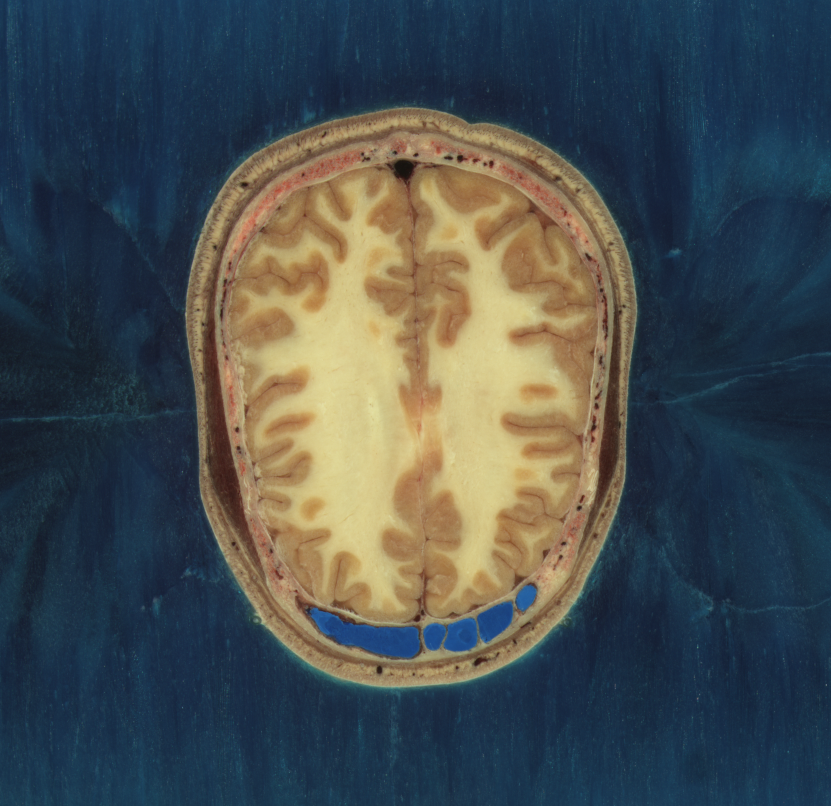
#> input picture HW6 - Registration & Segmentation/Color_MRI.png, 831 x 806 px
$ jupyter execute Part3.ipynb
#> lines starting #> are read from the running program, lines starting #| are printed output that depends on the picture; after the words box and inside, x2 and y2 are one past the last pixel; in counts of white or black regions, pixels touching at a corner belong together
[cell 1]
import matplotlib.pyplot as plt
import numpy as np
import cv2 as cv

## Secton 1

[cell 2]
img = cv.imread("Color_MRI.png", cv.IMREAD_GRAYSCALE)
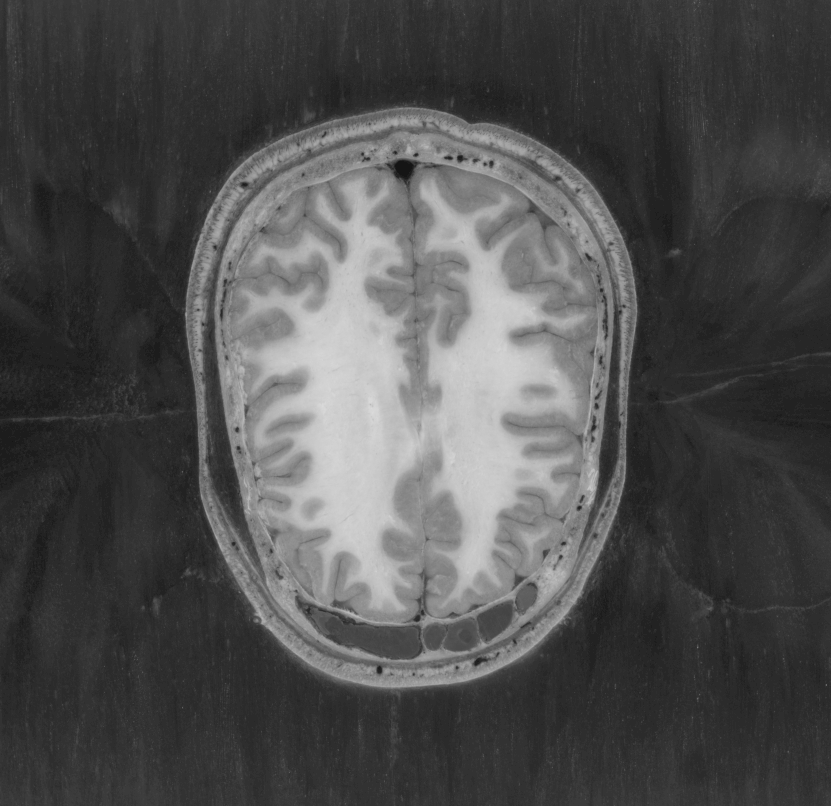
#> img: shape (806, 831); min 21, max 218, mean 78.4
plt.figure(figsize=(5, 5))
plt.imshow(img, cmap='gray', vmin=0, vmax=255);

## Secton 2

[cell 3]
white = (375, 375)
gray = (375, 175)
tmp = img.copy()
fig, ax = plt.subplots(figsize=(5, 5))
ax.imshow(tmp, cmap='gray', vmin=0, vmax=255);
ax.add_patch(plt.Circle(white, 3, color = 'w'))
ax.add_patch(plt.Circle(gray, 3, color = 'k'));
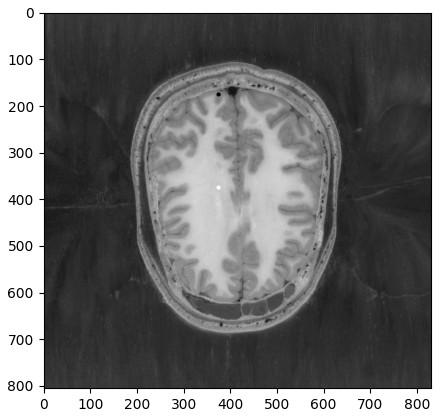
#> figure drawn by matplotlib, 1 panel

## Secton 3

[cell 4]
seed_image = np.zeros(img.shape, dtype=np.uint8)
seed_image[white[1], white[0]] = 255
seed_image[gray[1], gray[0]] = 100
plt.figure(figsize = (10, 10))
plt.imshow(seed_image, cmap='gray', vmin=0, vmax=255);

## Secton 4

[cell 5]
element = np.array([[0, 1, 0], [1, 1, 1], [0, 1, 0]], dtype=np.uint8)

def region_growing(img, seed_image, seed_value=255, mode='constant', diff=35, element=element):
#> called with seed_value = 255, mode = 'variable', diff = 35, element = array of shape (3, 3)
    tmp = np.zeros(img.shape, dtype=np.uint8)
    step = 0
    for i in range(img.shape[0]):
        for j in range(img.shape[1]):
            if seed_image[i, j] != seed_value:
                continue

            tmp[i, j] = 1
            thresh = img[i, j]
            resume = True
            while resume:

                expanded_img = cv.dilate(tmp, element, iterations=1)
                neighbors = np.subtract(expanded_img, tmp)
                neighbors = neighbors * (np.abs(np.subtract(img, thresh, dtype=np.float32)) < diff).astype(np.uint8)
                tmp  += neighbors
                if np.count_nonzero(neighbors) == 0:
                    resume = False
                if mode == 'variable':
                    thresh = np.sum(img * tmp) / np.count_nonzero(tmp)
                step += 1

            break
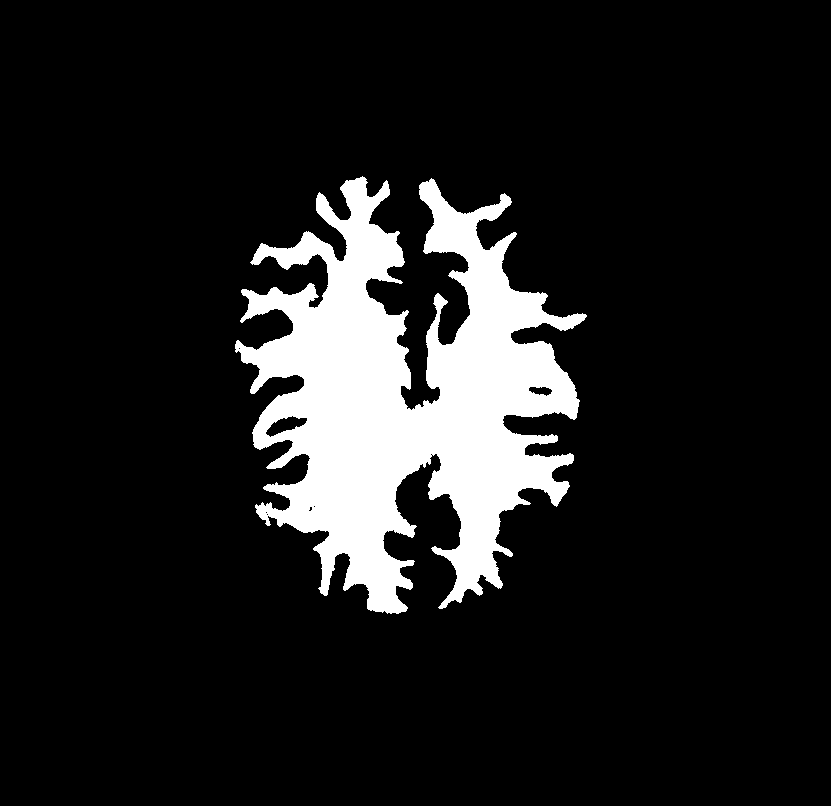
#> expanded_img: shape (806, 831); values 0 (black) and 1 (white), 11.5% white; 1 white region, box (x1, y1, x2, y2) and area: (235, 176, 587, 614) 77111
#> neighbors: shape (806, 831); every value is 0
#> tmp: shape (806, 831); values 0 (black) and 1 (white), 10.9% white; 1 white region, box (x1, y1, x2, y2) and area: (236, 177, 586, 613) 72795
#> after the loop, step = 422
    return tmp, step

## Section 6

[cell 6]
white_segment, step_white = region_growing(img, seed_image, seed_value=255, mode="variable", diff=35)
#> step_white = 422
gray_segment, step_gray = region_growing(img, seed_image, seed_value=100, mode="variable", diff=35)
#> call 2 of region_growing, with seed_value = 100, mode = 'variable', diff = 35, element = array of shape (3, 3)
#> after the loop in region_growing (call 2), `for i in range(img.shape[0]):`: expanded_img: shape (806, 831); values 0 (black) and 1 (white), 21.2% white; 1 white region, box (x1, y1, x2, y2) and area: (184, 106, 638, 690) 141949
#> after the loop in region_growing (call 2), `for i in range(img.shape[0]):`:
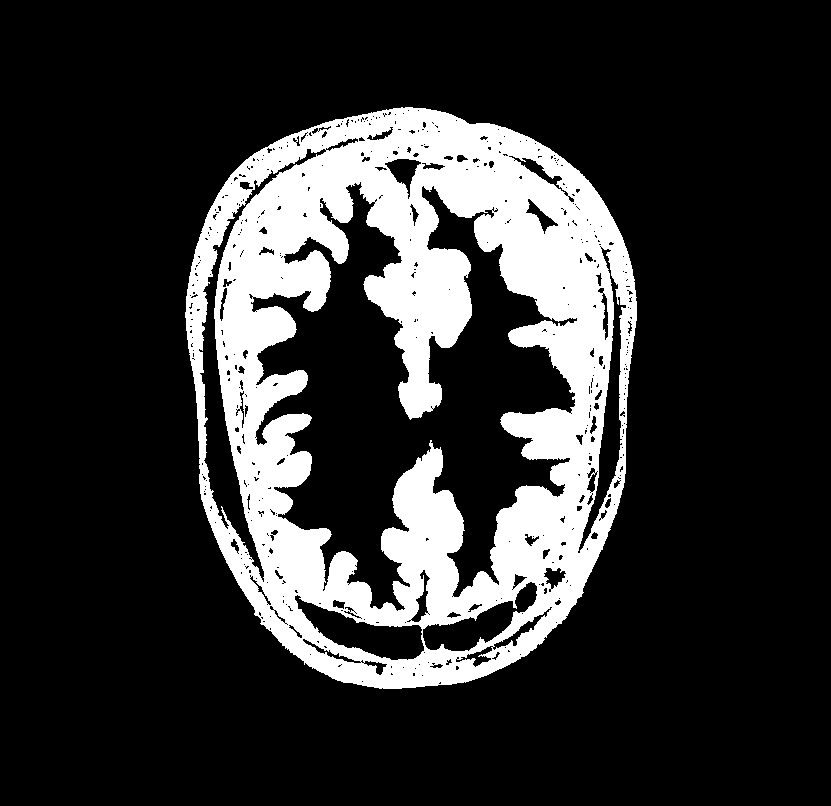
#> tmp: shape (806, 831); values 0 (black) and 1 (white), 19.5% white; 1 white region, box (x1, y1, x2, y2) and area: (185, 107, 637, 689) 130378
#> after the loop in region_growing (call 2), `for i in range(img.shape[0]):`: step = 922
#> step_gray = 922

fig, ax = plt.subplots(1, 2, figsize=(10, 5))
ax[0].imshow(white_segment, cmap='gray')
ax[1].imshow(gray_segment, cmap='gray');

[cell 7]
white_segment_cte, step_white_cte = region_growing(img, seed_image, seed_value=255, diff=35)
#> call 3 of region_growing, with seed_value = 255, mode = 'constant', diff = 35, element = array of shape (3, 3)
#> after the loop in region_growing (call 3), `for i in range(img.shape[0]):`: expanded_img: shape (806, 831); values 0 (black) and 1 (white), 10.1% white; 1 white region, box (x1, y1, x2, y2) and area: (247, 179, 584, 612) 67401
#> after the loop in region_growing (call 3), `for i in range(img.shape[0]):`:
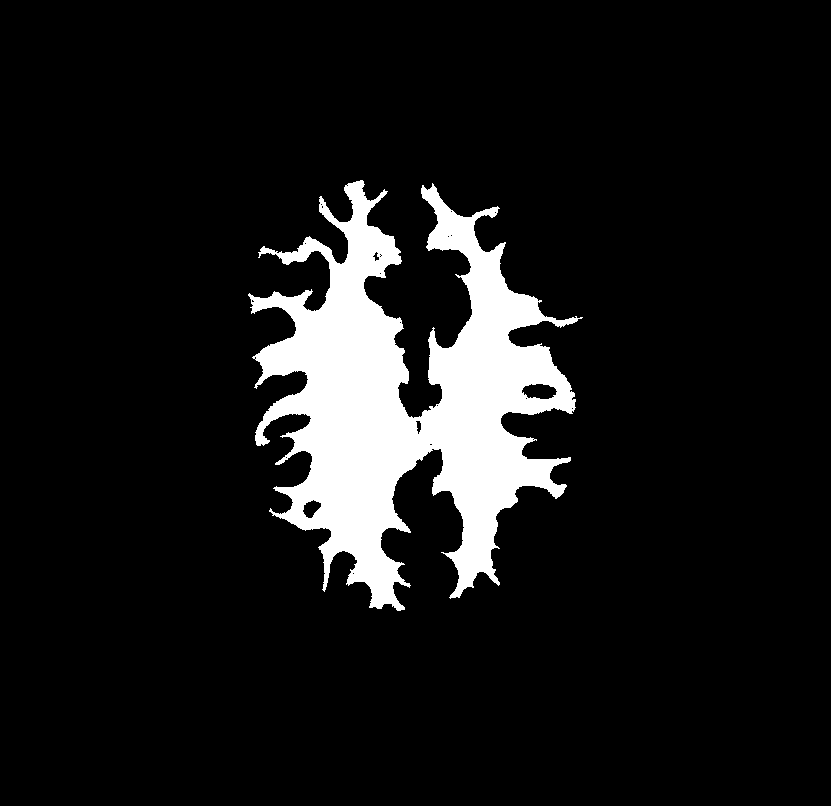
#> tmp: shape (806, 831); values 0 (black) and 1 (white), 9.5% white; 1 white region, box (x1, y1, x2, y2) and area: (248, 180, 583, 611) 63593
#> after the loop in region_growing (call 3), `for i in range(img.shape[0]):`: step = 424
#> step_white_cte = 424
gray_segment_cte, step_gray_cte = region_growing(img, seed_image, seed_value=100, diff=35)
#> call 4 of region_growing, with seed_value = 100, mode = 'constant', diff = 35, element = array of shape (3, 3)
#> after the loop in region_growing (call 4), `for i in range(img.shape[0]):`:
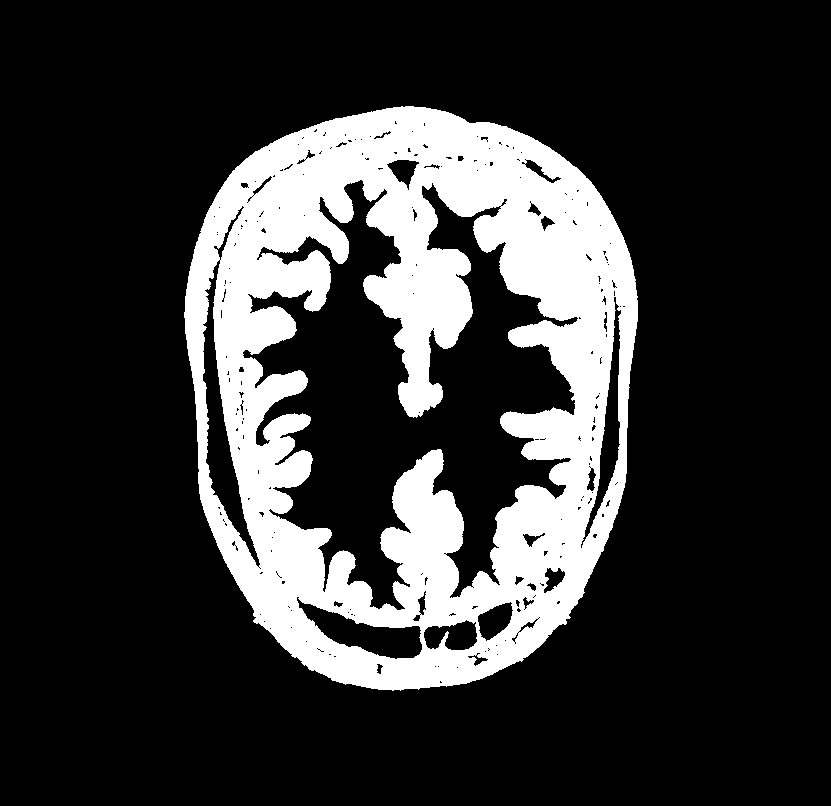
#> expanded_img: shape (806, 831); values 0 (black) and 1 (white), 20.7% white; 1 white region, box (x1, y1, x2, y2) and area: (184, 106, 638, 691) 138955
#> after the loop in region_growing (call 4), `for i in range(img.shape[0]):`:
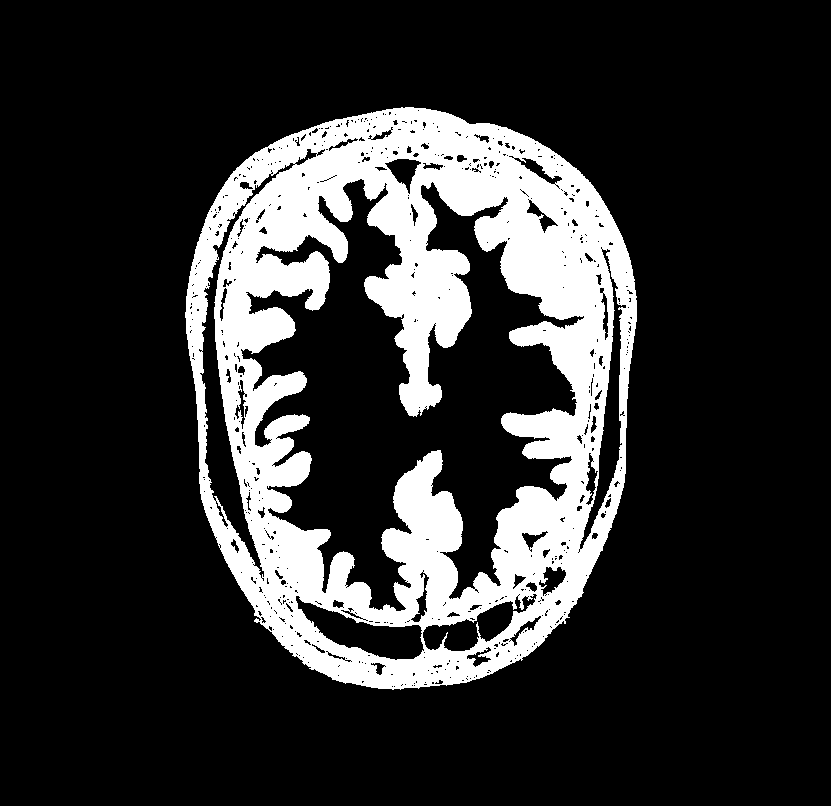
#> tmp: shape (806, 831); values 0 (black) and 1 (white), 18.9% white; 1 white region, box (x1, y1, x2, y2) and area: (185, 107, 637, 690) 126707
#> after the loop in region_growing (call 4), `for i in range(img.shape[0]):`: step = 933
#> step_gray_cte = 933

fig, ax = plt.subplots(1, 2, figsize=(10, 5))
ax[0].imshow(white_segment_cte, cmap='gray')
ax[1].imshow(gray_segment_cte, cmap='gray');

## Section 7

[cell 8]
print("White matter constant: ", step_white_cte)
#| White matter constant:  424
print("Gray matter constant: ", step_gray_cte)
#| Gray matter constant:  933
print("White matter variable: ", step_white)
#| White matter variable:  422
print("Gray matter variable: ", step_gray)
#| Gray matter variable:  922

## Section 8

[cell 9]
fig, ax = plt.subplots(1, 5, figsize=(25, 5))

ax[0].imshow(img, cmap='gray', vmin=0, vmax=255);
ax[0].set_title("Original")

ax[1].imshow(white_segment, cmap='gray')
ax[1].set_title("White matter variable")

ax[2].imshow(gray_segment, cmap='gray')
ax[2].set_title("Gray matter variable")

ax[3].imshow(white_segment_cte, cmap='gray')
ax[3].set_title("White matter constant")

ax[4].imshow(gray_segment_cte, cmap='gray')
ax[4].set_title("Gray matter constant");
